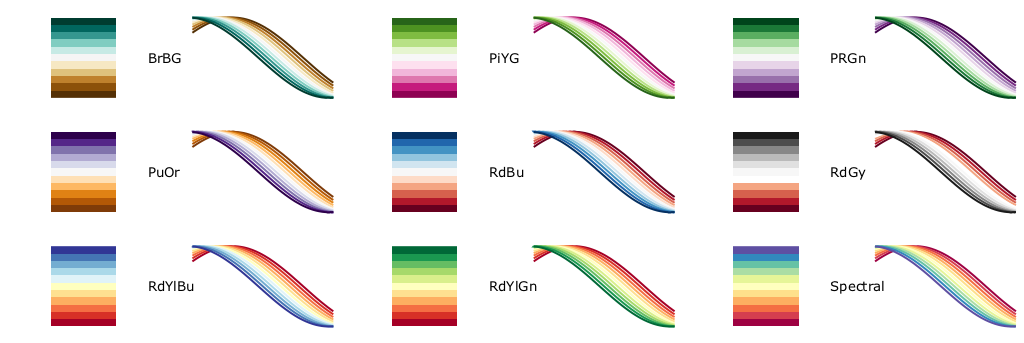

Here is the gnuplot script that generated this plot:
#!/usr/bin/gnuplot
#
# Diverging color maps from colorbrewer
#
# AUTHOR: Hagen Wierstorf
# gnuplot 4.6 patchlevel 0

reset

# wxt
#set terminal wxt size 1024,343 enhanced font 'Verdana,10' persist
# png
set terminal pngcairo size 1024,343 enhanced font 'Verdana,10'
set output 'diverging.png'


unset border
unset key
unset tics
unset colorbox

# function for lines
set xrange [0:pi]
f(x,i) = cos(x - 1.0 + i/10.0)

set multiplot layout 3,6

do for [pal in "BrBG PiYG PRGn PuOr RdBu RdGy RdYlBu RdYlGn Spectral"] {
    filename = '../diverging/'.pal.'.plt'
    load filename
    # plot colorbar
    set lmargin 4
    set rmargin 4
    plot 'data_11.txt' u 1:2:3 w image
    # plot lines
    set label 1 pal at -1,0 left front
    set lmargin -6
    set rmargin 1
    plot for [ii=1:11] f(x,ii) ls ii lw 2
    unset label
}

unset multiplot
